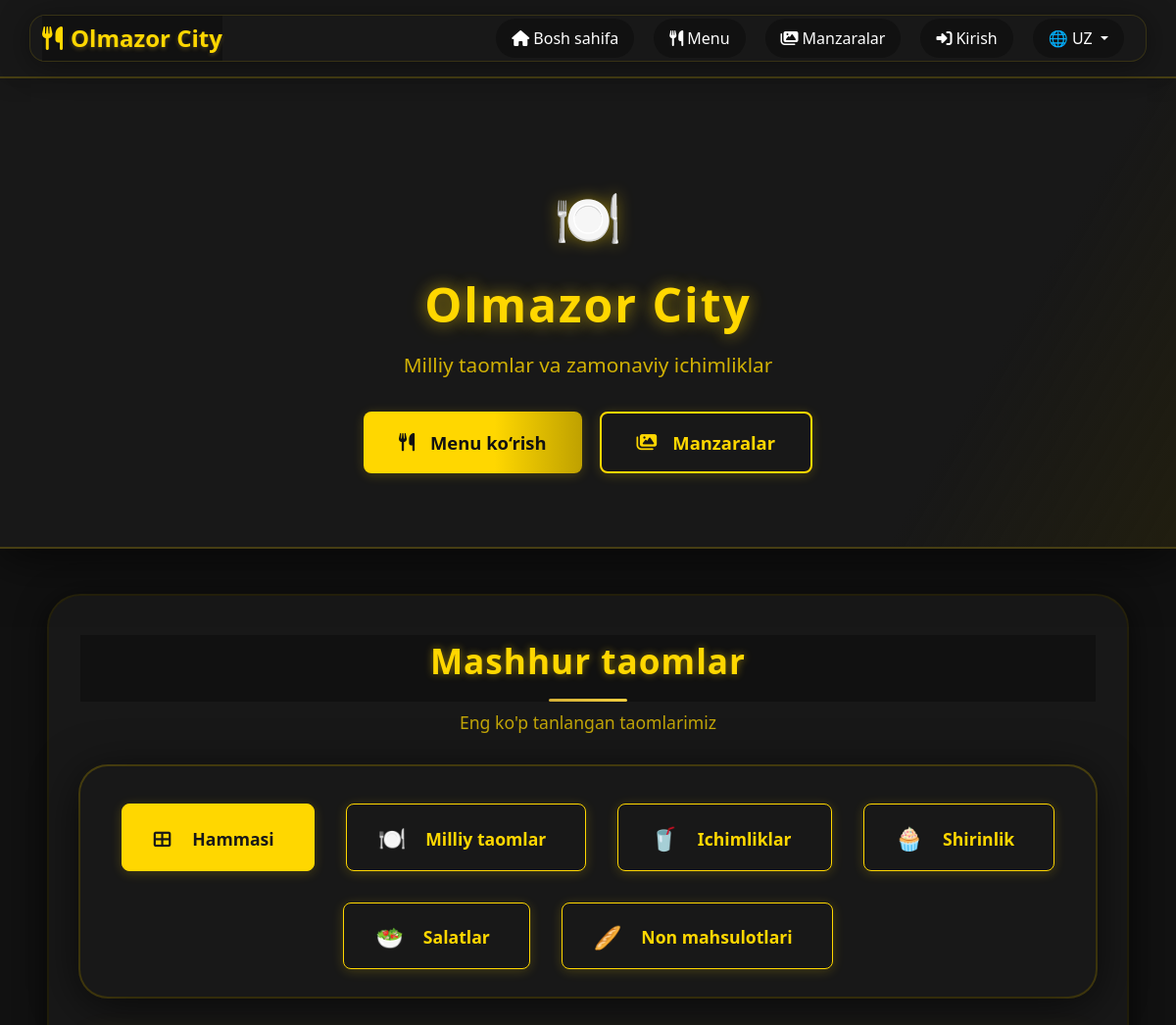
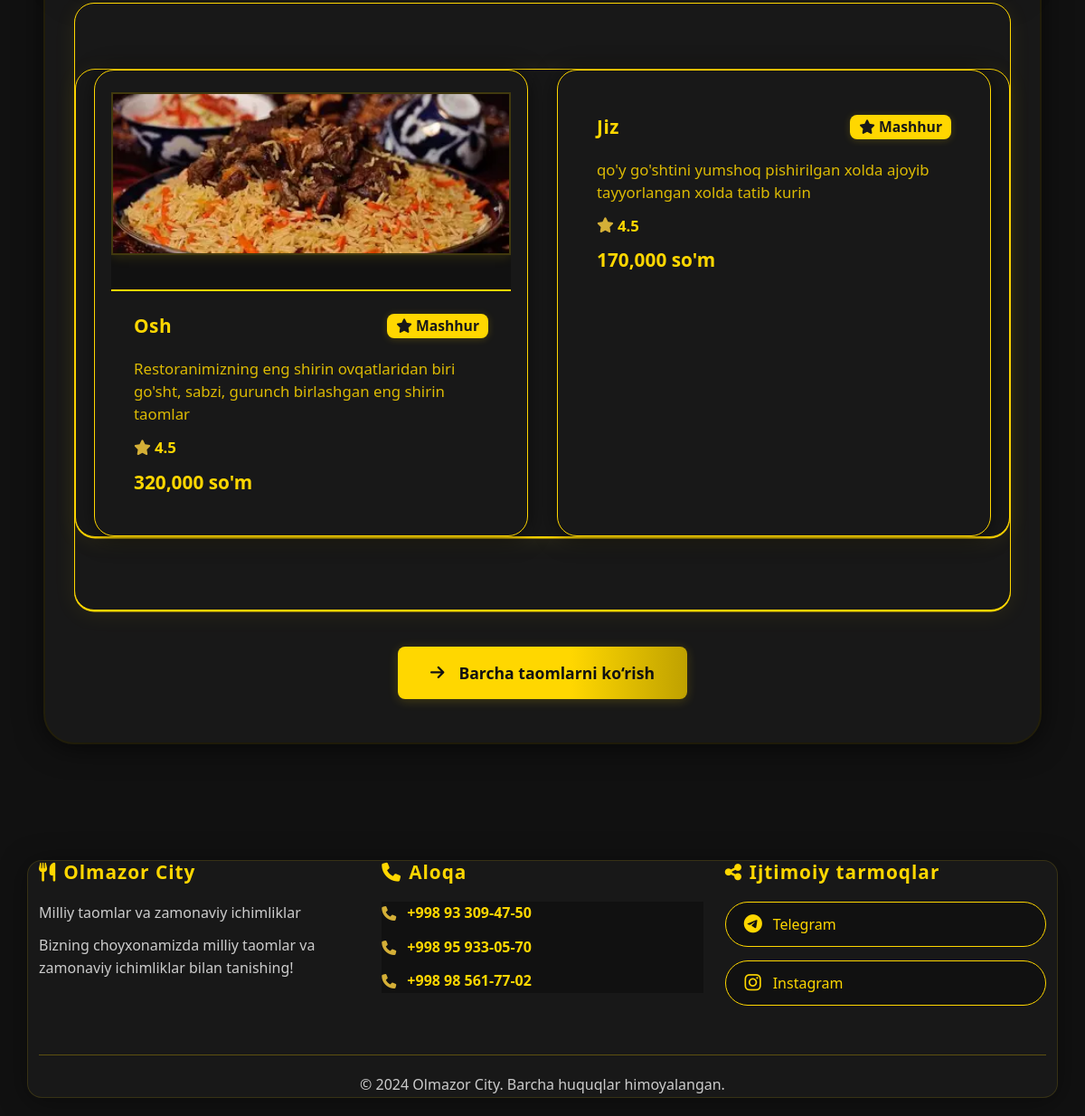
The page / on the database its author committed (2 pictures, top to bottom).
### app.py (models this page shows)
class Category(db.Model):
    id = db.Column(db.Integer, primary_key=True)
    name_uz = db.Column(db.String(100), nullable=False)
    name_ru = db.Column(db.String(100), nullable=False)
    icon = db.Column(db.String(50), default='🍽️')
    is_active = db.Column(db.Boolean, default=True)  # New field for active/inactive status
    created_at = db.Column(db.DateTime, default=datetime.utcnow)
    menu_items = db.relationship('MenuItem', backref='category', lazy=True)

class MenuItem(db.Model):
    id = db.Column(db.Integer, primary_key=True)
    name = db.Column(db.String(200), nullable=False)
    name_ru = db.Column(db.String(200)) # New field for Russian name
    description = db.Column(db.Text)
    description_ru = db.Column(db.Text) # New field for Russian description
    price = db.Column(db.Float, nullable=False)
    category_id = db.Column(db.Integer, db.ForeignKey('category.id'), nullable=False)
    image_url = db.Column(db.String(200))
    popular = db.Column(db.Boolean, default=False)
    rating = db.Column(db.Float, default=4.5)
    spice_level = db.Column(db.Integer, default=0)  # 0-5
    is_active = db.Column(db.Boolean, default=True)  # New field for active/inactive status
    created_at = db.Column(db.DateTime, default=datetime.utcnow)

### app.py (the view)
@app.route('/')
def index():
    lang = session.get('lang', 'uz')
    categories = Category.query.filter_by(is_active=True).all()
    active_category_ids = [cat.id for cat in categories]
    menu_items = MenuItem.query.filter(MenuItem.is_active == True, MenuItem.category_id.in_(active_category_ids)).limit(6).all()
    track_page_view('index')
    return render_template('index.html', menu_items=menu_items, categories=categories, lang=lang)

### app.py (called while the page is built)
@app.template_filter('format_number')
def format_number(value):
    return "{:,.0f}".format(value)

def track_page_view(page):
    page_view = PageView(
        page=page,
        ip_address=request.remote_addr,
        user_agent=request.headers.get('User-Agent', '')
    )
    db.session.add(page_view)
    db.session.commit()

### templates/index.html (shortened to what this page needs)
{% extends "base.html" %}
{% block content %}
<div class="main-bg">
  <section class="hero">
    <div class="hero-logo">🍽️</div>
    <div class="hero-title">Olmazor City</div>
    <div class="hero-subtitle">{% if lang == 'ru' %}Национальные блюда и современные напитки{% else %}Milliy taomlar va zamonaviy ichimliklar{% endif %}</div>
    <div class="hero-buttons">
      <a href="{{ url_for('menu') }}" class="btn btn-primary">
        <i class="fas fa-utensils me-2"></i>{% if lang == 'ru' %}Посмотреть меню{% else %}Menu ko‘rish{% endif %}
      </a>
      <a href="{{ url_for('gallery') }}" class="btn btn-outline-light">
        <i class="fas fa-images me-2"></i>{% if lang == 'ru' %}Галерея{% else %}Manzaralar{% endif %}
      </a>
    </div>
  </section>
  <section class="section">
    <div class="section-header">
      <div class="section-title">{% if lang == 'ru' %}Популярные блюда{% else %}Mashhur taomlar{% endif %}</div>
      <div class="section-subtitle">{% if lang == 'ru' %}Наши самые популярные блюда{% else %}Eng ko'p tanlangan taomlarimiz{% endif %}</div>
    </div>
    <div class="category-bar">
      <div class="category-filters" id="categoryList">
        <button class="category-filter active" data-category="all" type="button">
          <i class="fas fa-th-large me-2"></i>{% if lang == 'ru' %}Все{% else %}Hammasi{% endif %}
        </button>
        {% for category in categories %}
        <button class="category-filter" data-category="{{ category.id }}" type="button">
          <span class="category-icon">{{ category.icon }}</span>
          {% if lang == 'ru' %}{{ category.name_ru }}{% else %}{{ category.name_uz }}{% endif %}
        </button>
        {% endfor %}
      </div>
    </div>
    <div id="categoryDishes">
      <div class="category-dishes active" id="category-all">
        <div class="menu-grid">
          {% for item in menu_items %}
          <div class="menu-item">
            {% if item.image_url %}
            <div class="menu-item-image">
              <img src="{{ url_for('static', filename=item.image_url) }}"
                   alt="{{ item.name }}"
                   onclick="openImageModal('{{ url_for('static', filename=item.image_url) }}', '{{ item.name }}')">
            </div>
            {% endif %}
            <div class="menu-item-content">
              <div class="menu-item-header">
                <h3 class="menu-item-title">{% if lang == 'ru' %}{{ item.name_ru if item.name_ru else item.name }}{% else %}{{ item.name }}{% endif %}</h3>
                {% if item.popular %}
                <span class="popular-badge">
                  <i class="fas fa-star"></i> Mashhur
                </span>
                {% endif %}
              </div>
              <p class="menu-item-description">{% if lang == 'ru' %}{{ item.description_ru if item.description_ru else item.description }}{% else %}{{ item.description }}{% endif %}</p>
              <div class="menu-item-meta">
                <div class="rating">
                  <i class="fas fa-star"></i>
                  <span>{{ item.rating }}</span>
                </div>
              </div>
              <div class="menu-item-price">
                <span class="price">{{ item.price|format_number }} so'm</span>
              </div>
            </div>
          </div>
          {% endfor %}
        </div>
      </div>
    </div>
    <div class="view-all-section">
      <a href="{{ url_for('menu') }}" class="btn btn-primary">
        <i class="fas fa-arrow-right me-2"></i>{% if lang == 'ru' %}Посмотреть все блюда{% else %}Barcha taomlarni ko‘rish{% endif %}
      </a>
    </div>
  </section>
</div>
{% endblock %}

### templates/base.html (shortened to what this page needs)
<!DOCTYPE html>
<html lang="uz">
<head>
    <link href="https://cdn.jsdelivr.net/npm/bootstrap@5.3.0/dist/css/bootstrap.min.css" rel="stylesheet">
    <link rel="stylesheet" href="https://cdnjs.cloudflare.com/ajax/libs/font-awesome/6.4.0/css/all.min.css">
    <link rel="stylesheet" href="{{ url_for('static', filename='css/style.css') }}">
</head>
<body>
    <nav class="navbar navbar-expand-lg">
        <div class="container">
            <a class="navbar-brand" href="{{ url_for('index') }}">
                <i class="fas fa-utensils me-2"></i>
                <span class="brand-text">Olmazor City</span>
            </a>
            <div class="collapse navbar-collapse" id="navbarNav">
                <ul class="navbar-nav ms-auto">
                    <li class="nav-item">
                        <a class="nav-link" href="{{ url_for('index') }}">
                            <i class="fas fa-home me-1"></i>{% if session.get('lang', 'uz') == 'ru' %}Главная{% else %}Bosh sahifa{% endif %}
                        </a>
                    </li>
                    <li class="nav-item">
                        <a class="nav-link" href="{{ url_for('menu') }}">
                            <i class="fas fa-utensils me-1"></i>{% if session.get('lang', 'uz') == 'ru' %}Меню{% else %}Menu{% endif %}
                        </a>
                    </li>
                    <li class="nav-item">
                        <a class="nav-link" href="{{ url_for('gallery') }}">
                            <i class="fas fa-images me-1"></i>{% if session.get('lang', 'uz') == 'ru' %}Манзаралар{% else %}Manzaralar{% endif %}
                        </a>
                    </li>
                    {% if session.user_id %}
                    <li class="nav-item dropdown">
                        <a class="nav-link dropdown-toggle" href="#" role="button" data-bs-toggle="dropdown" aria-expanded="false">
                            <i class="fas fa-user me-1"></i>{{ session.username }}
                        </a>
                        <ul class="dropdown-menu">
                            <li><a class="dropdown-item" href="{{ url_for('logout') }}">
                                <i class="fas fa-sign-out-alt me-1"></i>{% if session.get('lang', 'uz') == 'ru' %}Выйти{% else %}Chiqish{% endif %}
                            </a></li>
                        </ul>
                    </li>
                    {% else %}
                    <li class="nav-item">
                        <a class="nav-link" href="{{ url_for('login') }}">
                            <i class="fas fa-sign-in-alt me-1"></i>{% if session.get('lang', 'uz') == 'ru' %}Войти{% else %}Kirish{% endif %}
                        </a>
                    </li>
                    {% endif %}
                    <li class="nav-item dropdown">
                        <a class="nav-link dropdown-toggle" href="#" id="langDropdown" role="button" data-bs-toggle="dropdown" aria-expanded="false">
                            🌐 {{ session.get('lang', 'uz').upper() }}
                        </a>
                    </li>
                </ul>
            </div>
        </div>
    </nav>
    <main class="main-content">
        {% block content %}{% endblock %}
    </main>
    <footer class="footer">
        <div class="container">
            <div class="row">
                <div class="col-lg-4 col-md-6 mb-4">
                    <h5><i class="fas fa-utensils me-2"></i>Olmazor City</h5>
                    <p>{% if session.get('lang', 'uz') == 'ru' %}Национальные блюда и современные напитки{% else %}Milliy taomlar va zamonaviy ichimliklar{% endif %}</p>
                    <p class="mb-0">{% if session.get('lang', 'uz') == 'ru' %}Познакомьтесь с нашими национальными блюдами и современными напитками!{% else %}Bizning choyxonamizda milliy taomlar va zamonaviy ichimliklar bilan tanishing!{% endif %}</p>
                </div>
                <div class="col-lg-4 col-md-6 mb-4">
                    <h5><i class="fas fa-phone me-2"></i>{% if session.get('lang', 'uz') == 'ru' %}Контакты{% else %}Aloqa{% endif %}</h5>
                    <div class="contact-info">
                        <p><i class="fas fa-phone me-2"></i><a href="tel:+998933094750">+998 93 309-47-50</a></p>
                        <p><i class="fas fa-phone me-2"></i><a href="tel:+998959330570">+998 95 933-05-70</a></p>
                        <p><i class="fas fa-phone me-2"></i><a href="tel:+998985617702">+998 98 561-77-02</a></p>
                    </div>
                </div>
                <div class="col-lg-4 col-md-6 mb-4">
                    <h5><i class="fas fa-share-alt me-2"></i>{% if session.get('lang', 'uz') == 'ru' %}Социальные сети{% else %}Ijtimoiy tarmoqlar{% endif %}</h5>
                    <div class="social-links">
                        <a href="https://t.me/olmazorcitychoyhonasi" target="_blank" class="social-link">
                            <i class="fab fa-telegram"></i>
                            <span>Telegram</span>
                        </a>
                        <a href="https://www.instagram.com/olmazor_city_choyxonasii/" target="_blank" class="social-link">
                            <i class="fab fa-instagram"></i>
                            <span>Instagram</span>
                        </a>
                    </div>
                </div>
            </div>
            <hr class="footer-divider">
            <div class="row">
                <div class="col-12 text-center">
                    <p class="mb-0">&copy; 2024 Olmazor City. {% if session.get('lang', 'uz') == 'ru' %}Все права защищены.{% else %}Barcha huquqlar himoyalangan.{% endif %}</p>
                </div>
            </div>
        </div>
    </footer>
</body>
</html>

### templates/base.html (style rules this page uses)
body { background: #111 !important; color: #FFD700 !important; font-family: 'Segoe UI', 'Arial', sans-serif; min-height: 100vh; }
.container, .card, .modal-content, .admin-panel { background: #181818 !important; color: #FFD700 !important; border-radius: 16px !important; box-shadow: 0 4px 32px #0006 !important; border: 1.5px solid #FFD70022 !important; }
h1, h2, h3, h4, h5, h6 { color: #FFD700 !important; letter-spacing: 1px; font-weight: 800; }
a, .btn-link { color: #FFD700 !important; text-decoration: underline; font-weight: 600; transition: color 0.2s; }
.btn, button, input[type="submit"] { background: linear-gradient(90deg, #FFD700 60%, #bfa100 100%) !important; color: #111 !important; border: none !important; border-radius: 8px !important; font-weight: 700; box-shadow: 0 2px 12px #FFD70033 !important; transition: background 0.2s, color 0.2s; }
.navbar, .sidebar, .admin-header { background: #181818 !important; border-bottom: 2px solid #FFD70033 !important; }

### rows shown on the page
Category: icon "🍽️", name_uz "Milliy taomlar"
Category: icon "🥤", name_uz "Ichimliklar"
Category: icon "🧁", name_uz "Shirinlik"
Category: icon "🥗", name_uz "Salatlar"
Category: icon "🥖", name_uz "Non mahsulotlari"
MenuItem: image_url (picture), name "Osh", popular True (drawn), description "Restoranimizning eng shirin ovqatlaridan biri go'sht, sabzi, gurunch birlashgan eng shirin taomlar", rating "4.5", price "320,000"
MenuItem: name "Jiz", popular True (drawn), description "qo'y go'shtini yumshoq pishirilgan xolda ajoyib tayyorlangan xolda tatib kurin", rating "4.5", price "170,000"

### other values the page prints
{{ session.get('lang', 'uz').upper() }} "UZ"
